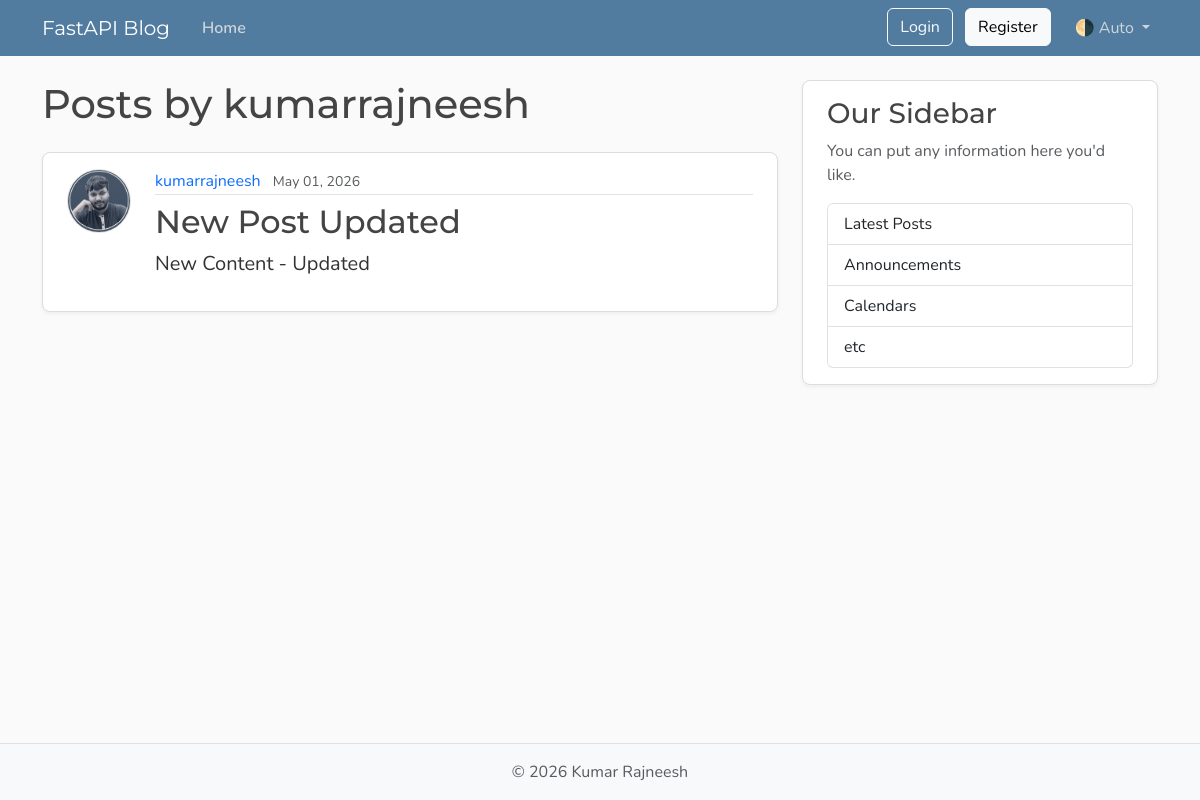
Before: /users/1/posts with the older database file.
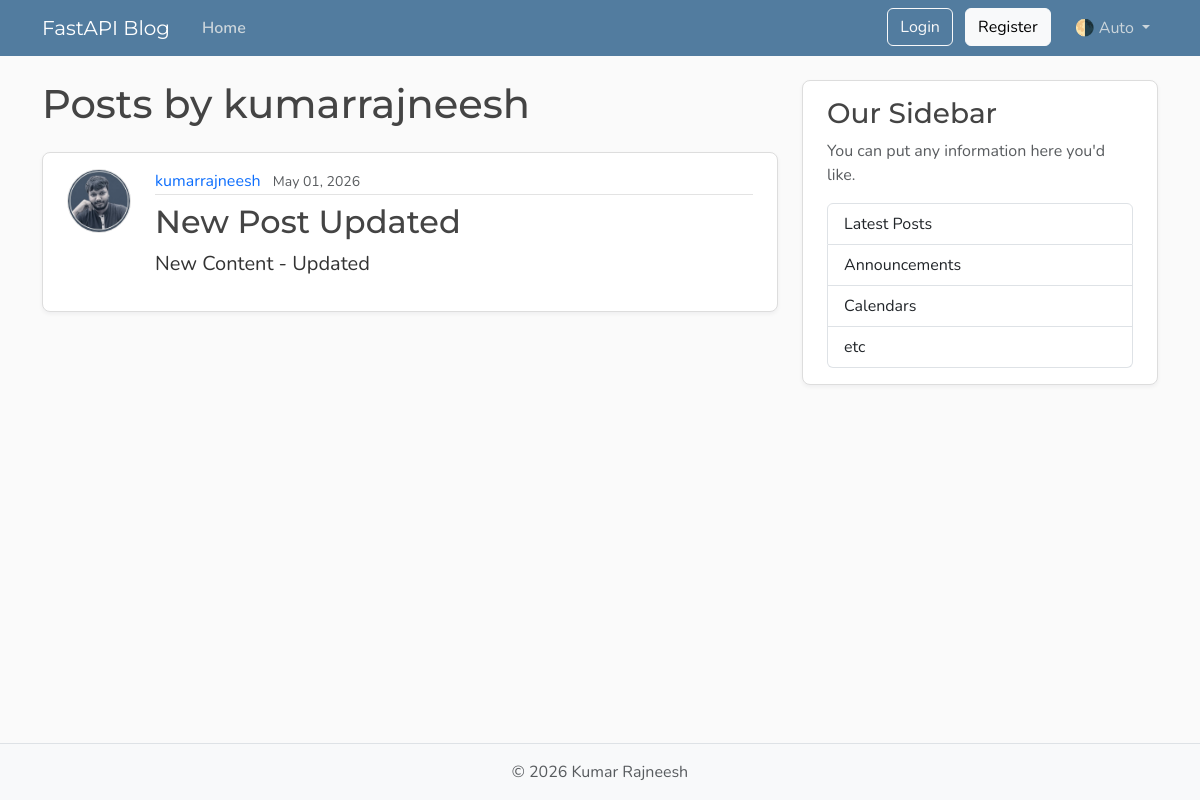
After: the same page with the newer database file.
### models.py (models this page shows, shortened)
class Post(Base):
    __tablename__ = "posts"
    id: Mapped[int] = mapped_column(Integer, primary_key=True, index=True)
    title: Mapped[str] = mapped_column(String(100), nullable=False)
    content: Mapped[str] = mapped_column(Text, nullable=False)
    user_id: Mapped[int] = mapped_column(
        ForeignKey("users.id"),
        nullable=False,
        index=True,
    )
    date_posted: Mapped[datetime] = mapped_column(
        DateTime(timezone=True),
        default=lambda: datetime.now(UTC),
    )
    author: Mapped[User] = relationship(back_populates="posts")

class User(Base):
    __tablename__ = "users"
    id: Mapped[int] = mapped_column(Integer, primary_key=True, index=True)
    username: Mapped[str] = mapped_column(String(50), unique=True, nullable=False)
    email: Mapped[str] = mapped_column(String(120), unique=True, nullable=False)
    password_hash: Mapped[str] = mapped_column(String(200), nullable=False)
    image_file: Mapped[str | None] = mapped_column(
        String(200),
        nullable=True,
        default=None,
    )
    posts: Mapped[list[Post]] = relationship(back_populates="author", cascade="all, delete-orphan")

### main.py (the view)
@app.get("/users/{user_id}/posts", include_in_schema=False, name="user_posts")
async def user_posts_page(
    request: Request,
    user_id: int,
    db: Annotated[AsyncSession, Depends(get_db)],
):
    result = await db.execute(select(models.User).where(models.User.id == user_id))
    user = result.scalars().first()
    if not user:
        raise HTTPException(
            status_code=status.HTTP_404_NOT_FOUND,
            detail="User not found",
        )
    result = await db.execute(
        select(models.Post)
        .options(selectinload(models.Post.author))
        .where(models.Post.user_id == user_id),
    )
    posts = result.scalars().all()
    return templates.TemplateResponse(
        request,
        "user_posts.html",
        {"posts": posts, "user": user, "title": f"{user.username}'s Posts"},
    )

### templates/user_posts.html
{% extends "layout.html" %}
{% block content %}
  <h1 class="mb-4">Posts by {{ user.username }}</h1>
  {% for post in posts %}
    <article class="content-section py-3 px-4 mb-4">
      <div class="d-flex align-items-start gap-4">
        <img class="rounded-circle article-img flex-shrink-0"
             src="{{ post.author.image_path }}"
             alt="{{ post.author.username }}'s profile picture"
             width="64"
             height="64"
             loading="lazy">
        <div class="flex-grow-1">
          <div class="article-metadata mb-2">
            <a class="me-2"
               href="{{ url_for('user_posts', user_id=post.author.id) }}">{{ post.author.username }}</a>
            <small class="text-body-secondary">{{ post.date_posted.strftime("%B %d, %Y") }}</small>
          </div>
          <h2>
            <a class="article-title"
               href="{{ url_for('post_page', post_id=post.id) }}">{{ post.title }}</a>
          </h2>
          <p class="article-content">{{ post.content }}</p>
        </div>
      </div>
    </article>
  {% else %}
    <p class="text-body-secondary">No posts by this user yet.</p>
  {% endfor %}
{% endblock content %}

Changed rows visible on the page:
changed through a linked row, Post "New Post Updated": author.image_path: picture added in place of a placeholder
